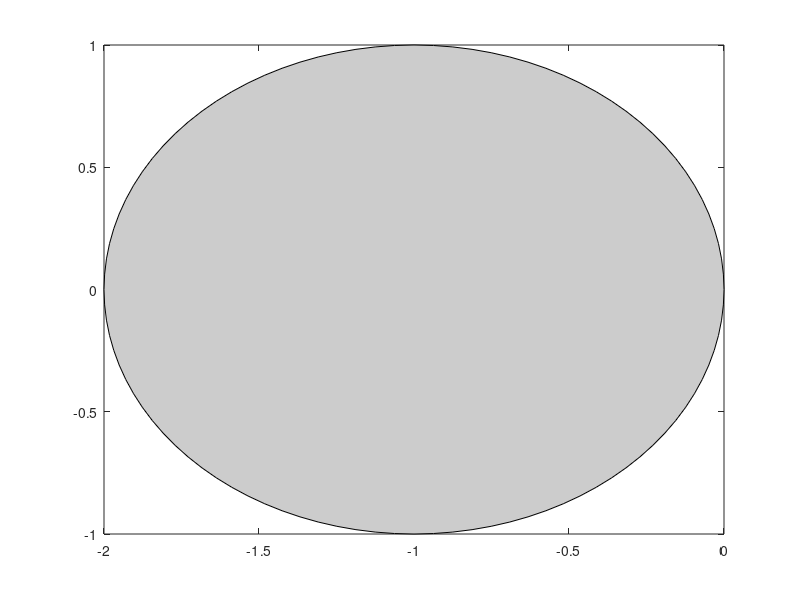

Reproduce this figure in MATLAB. (Note: this script raises an error after producing the figure.)
%% Modeling and Simulation of Aerospace Systems
% Stability of FE and BE
%
% F. Topputo, Politecnico di Milano

%% 1 - Stbility of FE
RHS = @(x, a) a*x; % xdot = f(x) = a*x
t0 = 0 ; tf = 10; h = 1;  x0 = 1 ; Nsteps = (tf-t0)/h ;
tt = linspace(t0, tf, Nsteps+1) ;
% Cases
CASES{1,1} = {-0.1}; CASES{1,2} = {'CASE A'};
CASES{2,1} = {  -1}; CASES{2,2} = {'CASE B'};
CASES{3,1} = {  -2}; CASES{3,2} = {'CASE C'};
CASES{4,1} = {  -3}; CASES{4,2} = {'CASE D'};
% plot FE stability circle
figure(10); axis equal;
xcirc = -1 + cos(0:pi/50:2*pi); ycirc = sin(0:pi/50:2*pi) ;
plot(xcirc, ycirc);
axis([-4 +4 -4 +4]) ; axis equal ;
fill(xcirc, ycirc, [0.8 0.8 0.8]) ;
% FE numerical integration
for j = 1:4
    a = cell2mat(CASES{j,1}) ;
    % Analytical solution
    xx_an = exp(a*tt) ;
    xx_nu = FE(RHS, x0, t0, tf, h, a) ;
    figure(j) ; hold on; grid on;
    plot(tt, xx_an, 'b-', tt, xx_nu, 'r-o') ;
    text(5,0.5, strcat([cellstr(CASES{j,2})])) ;
    legend('Analytical', 'Numerical') ;
    % Stability plot
    figure(10) ; hold on; grid on;
    plot(real(a*h), imag(a*h), 'k.', 'Markersize', 30) ;
    text(real(a*h), imag(a*h), strcat([cellstr(CASES{j,2})]));
end

%% 2 - Stbility of BE
% Cases
CASES{5,1} = {  -3}; CASES{5,2} = {'CASE E'};
CASES{6,1} = {  +3}; CASES{6,2} = {'CASE F'};
% plot BE stability circle
figure(10); axis equal;
th = cos(0:pi/50:2*pi); xcirc = +1 + cos(0:pi/50:2*pi); ycirc = sin(0:pi/50:2*pi) ;
plot(xcirc, ycirc); 
axis([-4 +4 -4 +4]) ; axis equal ;
fill(xcirc, ycirc, [0.8 0.8 0.8]) ;
% BE numerical integration
for j = 5:6
    a = cell2mat(CASES{j,1}) ;
    % Analytical solution
    xx_an = exp(a*tt) ;
    xx_nu = BE(RHS, x0, t0, tf, h, a) ;
    figure(j) ; hold on; grid on;
    plot(tt, xx_an, 'b-', tt, xx_nu, 'r-o') ;
    text(5,0.5, strcat([cellstr(CASES{j,2})])) ;
    legend('Analytical', 'Numerical') ;
    % Stability plot
    figure(10) ; hold on; grid on;
    plot(real(a*h), imag(a*h), 'k.', 'Markersize', 30) ;
    text(real(a*h), imag(a*h), strcat([cellstr(CASES{j,2})]));
end